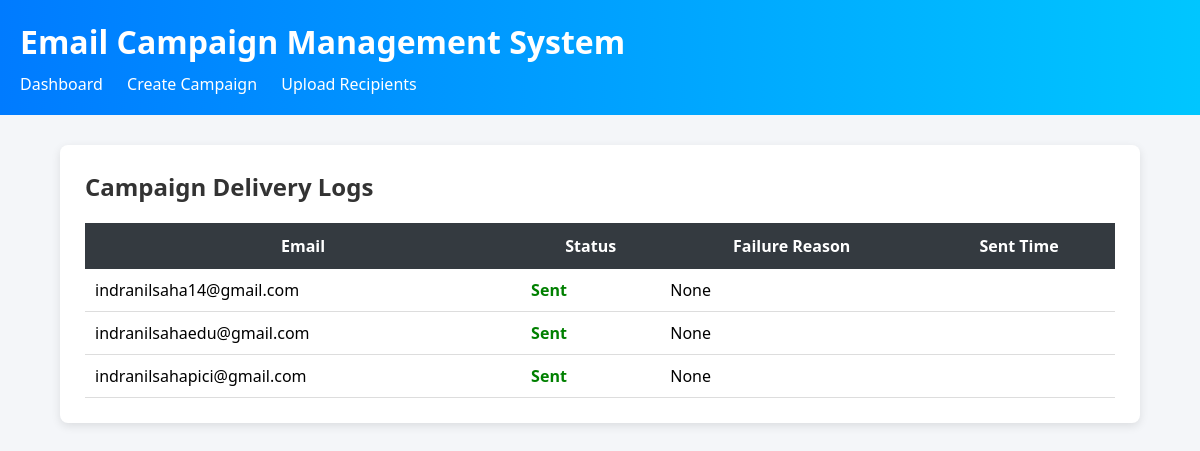
Page /campaign/22/ on the committed database.
### ECMS/models.py (models this page shows)
class DeliveryLog(models.Model):
    STATUS = (
        ("Sent", "Sent"),
        ("Failed", "Failed"),
    )
    campaign = models.ForeignKey(
        Campaign,
        on_delete=models.CASCADE
    )
    recipient_email = models.EmailField()
    status = models.CharField(
        max_length=10,
        choices=STATUS
    )
    failure_reason = models.TextField(
        blank=True,
        null=True
    )
    sent_at = models.DateTimeField(auto_now_add=True)

### ECMS/views.py (the view)
def campaign_detail(request, id):
    campaign = get_object_or_404(Campaign, id=id)
    logs = DeliveryLog.objects.filter(campaign=campaign)
    return render(
        request,
        "campaign_detail.html",
        {"campaign": campaign, "logs": logs}
    )

### ECMS/templates/campaign_detail.html
{% extends "base.html" %}
{% block content %}
<div class="card">
<h2>Campaign Delivery Logs</h2>
<table>
<tr>
<th>Email</th>
<th>Status</th>
<th>Failure Reason</th>
<th>Sent Time</th>
</tr>
{% for log in logs %}
<tr>
<td>{{log.recipient_email}}</td>
<td>
{% if log.status == "Sent" %}
<span style="color:green;font-weight:bold;">Sent</span>
{% else %}
<span style="color:red;font-weight:bold;">Failed</span>
{% endif %}
</td>
<td>{{log.failure_reason}}</td>
<td>{{log.sent_time}}</td>
</tr>
{% endfor %}
</table>
</div>
{% endblock %}

### ECMS/static/style.css (style rules this page uses)
body { margin:0; font-family: "Segoe UI", Tahoma, sans-serif; background:#f4f6f9; }
.card { background:white; padding:25px; border-radius:8px; box-shadow:0 3px 10px rgba(0,0,0,0.1); }
h2 { margin-top:0; color:#333; }
table { width:100%; border-collapse:collapse; margin-top:20px; }
table th { background:#343a40; color:white; padding:12px; }
table td { padding:10px; border-bottom:1px solid #ddd; }

### rows in the picture
DeliveryLog: recipient_email "indranilsaha14@gmail.com", status "Sent", failure_reason "None"
DeliveryLog: recipient_email "indranilsahaedu@gmail.com", status "Sent", failure_reason "None"
DeliveryLog: recipient_email "indranilsahapici@gmail.com", status "Sent", failure_reason "None"
